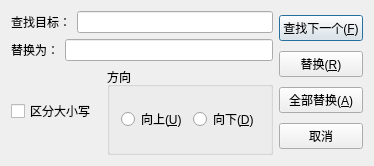
<?xml version="1.0" encoding="UTF-8"?>
<ui version="4.0">
 <class>ReplaceClass</class>
 <widget class="QDialog" name="ReplaceClass">
  <property name="geometry">
   <rect>
    <x>0</x>
    <y>0</y>
    <width>374</width>
    <height>166</height>
   </rect>
  </property>
  <property name="windowTitle">
   <string>替换</string>
  </property>
  <layout class="QGridLayout" name="gridLayout">
   <item row="0" column="0">
    <layout class="QHBoxLayout" name="horizontalLayout_2">
     <item>
      <widget class="QLabel" name="label_src">
       <property name="text">
        <string>查找目标：</string>
       </property>
      </widget>
     </item>
     <item>
      <widget class="QLineEdit" name="lineEdit_src"/>
     </item>
    </layout>
   </item>
   <item row="1" column="0">
    <layout class="QHBoxLayout" name="horizontalLayout_3">
     <item>
      <widget class="QLabel" name="label_tgt">
       <property name="text">
        <string>替换为：</string>
       </property>
      </widget>
     </item>
     <item>
      <widget class="QLineEdit" name="lineEdit_tgt"/>
     </item>
    </layout>
   </item>
   <item row="2" column="0">
    <layout class="QHBoxLayout" name="horizontalLayout_4">
     <item>
      <widget class="QCheckBox" name="checkBox">
       <property name="text">
        <string>区分大小写</string>
       </property>
      </widget>
     </item>
     <item>
      <widget class="QGroupBox" name="groupBox">
       <property name="title">
        <string>方向</string>
       </property>
       <layout class="QHBoxLayout" name="horizontalLayout">
        <item>
         <widget class="QRadioButton" name="radioButton">
          <property name="text">
           <string>向上(&amp;U)</string>
          </property>
         </widget>
        </item>
        <item>
         <widget class="QRadioButton" name="radioButton_2">
          <property name="text">
           <string>向下(&amp;D)</string>
          </property>
         </widget>
        </item>
       </layout>
      </widget>
     </item>
    </layout>
   </item>
   <item row="0" column="1" rowspan="3">
    <layout class="QVBoxLayout" name="verticalLayout">
     <item>
      <widget class="QPushButton" name="pushButton_next">
       <property name="text">
        <string>查找下一个(&amp;F)</string>
       </property>
      </widget>
     </item>
     <item>
      <widget class="QPushButton" name="pushButton_repl">
       <property name="text">
        <string>替换(&amp;R)</string>
       </property>
      </widget>
     </item>
     <item>
      <widget class="QPushButton" name="pushButton_replA">
       <property name="text">
        <string>全部替换(&amp;A)</string>
       </property>
      </widget>
     </item>
     <item>
      <widget class="QPushButton" name="pushButton_cal">
       <property name="text">
        <string>取消</string>
       </property>
      </widget>
     </item>
    </layout>
   </item>
  </layout>
 </widget>
 <layoutdefault spacing="6" margin="11"/>
 <resources/>
 <connections/>
</ui>
